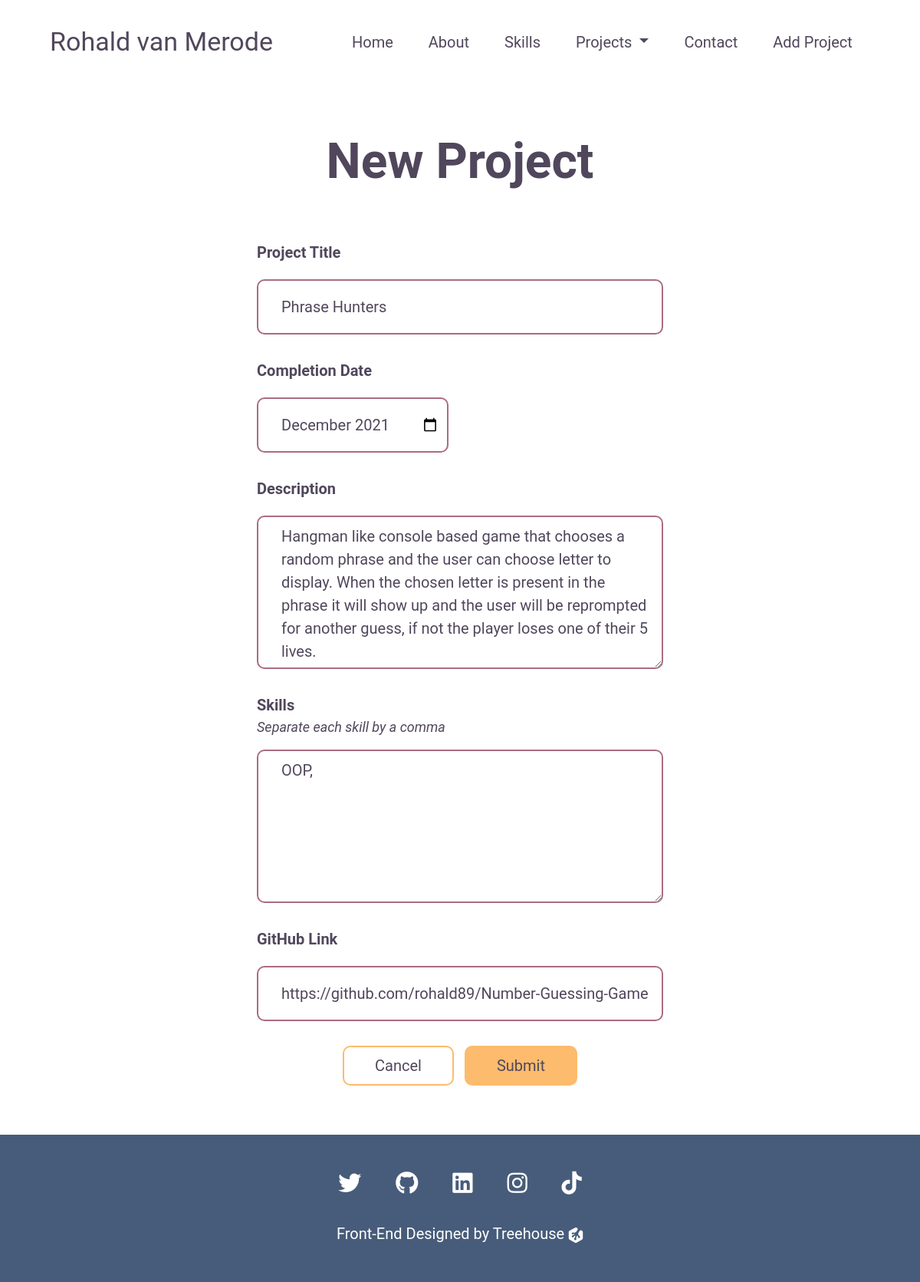
The app's page /projects/3/edit with its own data.
### models.py (models this page shows)
class Project(db.Model):
    id = db.Column(db.Integer, primary_key=True)
    title = db.Column('Title', db.String())
    completion_date = db.Column('Completion Date', db.DateTime)
    description = db.Column('Description', db.Text)
    skills = db.Column('Skills', db.String())
    github = db.Column('Github', db.String())
    screenshot = db.Column('Screenshot URL', db.String())

### app.py (the view)
@app.route('/projects/<id>/edit')
def edit_project(id):
    project = Project.query.get_or_404(id)
    date = project.completion_date.strftime('%Y-%d')
    return render_template('editform.html', project=project, date=date)

### templates/editform.html (shortened to what this page needs)
{% extends 'layout.html' %}
{% block content %}
    <section class="header">
        <h1>New Project</h1>
    </section>
    <section id="form">
        <form action="{{ url_for('new_project') }}" method="POST">
            <label for="title">Project Title</label>
            <input type="text" name="title" id="title" placeholder="Project Name" required value="{{project.title}}">
            <label for="date">Completion Date</label>
            <input type="month" name="date" id="date" required value="{{date}}">
            <label for="description">Description</label>
            <textarea name="desc" id="description" cols="30" rows="20" placeholder="Description" required>{{project.description}}</textarea>
            <label for="skills-list" id="skills-label">Skills</label>
            <p>Separate each skill by a comma</p>
            <textarea name="skills" id="skills-list" cols="30" rows="10" placeholder="Skill, Skill" required>{{ project.skills }}</textarea>
            <label for="github">GitHub Link</label>
            <input type="url" name="github" id="github" placeholder="Link to the repo" required value="{{project.github}}">
            <div>
                <button type="reset">Cancel</button>
                <button type="submit">Submit</button>
            </div>
        </form>
    </section>
    <section class="footer">
        <div class="socials">
            <a href="">
                <i class="fab fa-twitter"></i>
            </a>
            <a href="">
                <i class="fab fa-github"></i>
            </a>
            <a href="">
                <i class="fab fa-linkedin"></i>
            </a>
            <a href="">
                <i class="fab fa-instagram"></i>
            </a>
            <a href="">
                <i class="fab fa-tiktok"></i>
            </a>
        </div>
        <div class="treehouse">
            <p>
                Front-End Designed by
                <a href="https://teamtreehouse.com">
                    Treehouse
                </a>
            </p>
        </div>
    </section>
{% endblock %}

### static/styles.css (style rules this page uses)
:root { --primary-text: #51475c; --secondary-text: #ab6c82; --primary: #475c7a; --secondary: #fcbb6d; --accent: #d8737f; --white: #fff; }
* { font-family: 'Roboto', Arial, Helvetica, sans-serif; color: var(--primary-text); }
p, li, a { font-size: 20px; }
body { overflow-x: hidden; }
.header { margin-left: 5%; margin-right: 5%; margin-top: 5rem; text-align: center; }
.header h1 { font-size: 32px; font-weight: bold; }
.footer { background-color: var(--primary); text-align: center; padding-bottom: 2rem; }
.footer i, .footer p, .footer a { color: var(--white); text-decoration: none; }
.footer .socials { padding-top: 3rem; margin-bottom: 2rem; }
.footer .socials i { font-size: 30px; padding: 0 10px; }
.footer svg { height: 20px; width: 20px; }
#form { width: fit-content; margin: auto; margin-top: 4rem; margin-bottom: 4rem; }
#form input, #form textarea { border: none; border: 2px solid; border-radius: 10px; border-color: var(--secondary-text); width: 300px; height: 72px; display: block; font-size: 20px; padding-left: 15px; padding-right: 10px; margin-bottom: 2rem; }
#form input[type='month'] { width: 250px; }
#form textarea { padding-top: 10px; height: 200px; }
#form label { font-size: 20px; font-weight: bold; margin-bottom: 20px; text-align: left; }
#form #skills-label { margin-bottom: 0px; }
#form p { font-size: 18px; font-style: italic; }
#form div { text-align: center; }
#form button { border: 2px solid var(--secondary); border-radius: 10px; font-size: 20px; padding: 9px 40px; }
#form button[type='reset'] { margin-right: 10px; background-color: var(--white); }
#form button[type='submit'] { background-color: var(--secondary); }
@media (min-width: 992px) { .header h1 { font-size: 64px; margin-bottom: 2rem; } }
@media (min-width: 992px) { .footer .socials i { padding: 0 20px; } }
@media (min-width: 992px) { #form input, #form textarea { width: 450px; padding-left: 30px; } }
@media (min-width: 1200px) { #form input, #form textarea { width: 530px; } }

### records on screen
Project: title "Phrase Hunters", desc "Hangman like console based game that chooses a random phrase and the user can choose letter to display. When the chosen letter is present in the phrase it will show up and the user will be reprompted for another guess, if not the player loses one of their 5 lives.", skills "OOP,", github "https://github.com/rohald89/Number-Guessing-Game"
